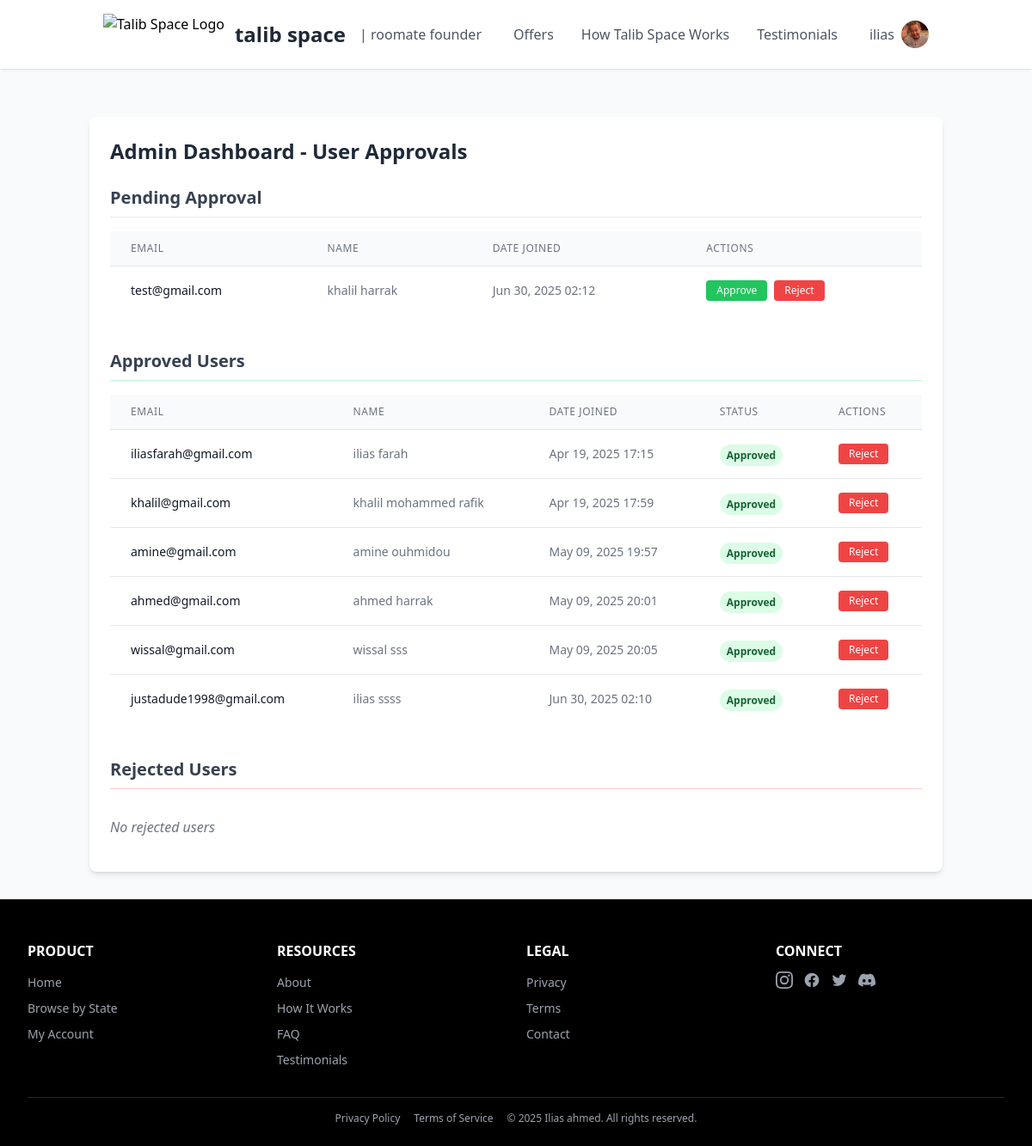
/settings/ (signed in), run on the app's committed database.
### authuser/models.py (models this page shows, shortened)
class User(AbstractBaseUser, PermissionsMixin):
    STATUS_CHOICES = [
        ('pending', 'Pending'),
        ('approved', 'Approved'),
        ('rejected', 'Rejected'),
    ]
    PROFILE_STATUS_CHOICES = [
        ('looking', 'Looking for offers'),
        ('posting', 'Has posted announcement'),
    ]
    email = models.EmailField(blank=True, default='', unique=True)
    name = models.CharField(max_length=255, blank=True, default='')
    surname = models.CharField(max_length=255, blank=True, default='')
    status = models.CharField(max_length=10, choices=STATUS_CHOICES, default='pending')
    profile_status = models.CharField(max_length=10, choices=PROFILE_STATUS_CHOICES, default='looking')
    is_active = models.BooleanField(default=True)
    is_superuser = models.BooleanField(default=False)
    is_staff = models.BooleanField(default=False)
    date_joined = models.DateTimeField(default=timezone.now)
    last_login = models.DateTimeField(blank=True, null=True)
    profile_picture = models.ImageField(upload_to=user_profile_pic_path, blank=True, null=True)
    description = models.TextField(blank=True, default='')
    objects = CustomUserManager()
    USERNAME_FIELD = 'email'
    EMAIL_FIELD = 'email'
    REQUIRED_FIELDS = ['name', 'surname']

### pages/views.py (the view)
# urls.py: path('settings/', views.settings, name='settings'),
@login_required
@user_passes_test(lambda u: u.is_staff)
def settings(request):
    pending_users = User.objects.filter(status='pending')
    approved_users = User.objects.filter(status='approved')
    rejected_users = User.objects.filter(status='rejected')
    context = {
        'pending_users': pending_users,
        'approved_users': approved_users,
        'rejected_users': rejected_users,
    }
    return render(request, 'dashboard/settings.html', context)

### messaging/context_processors.py (called while the page is built)
def unread_messages(request):
    if request.user.is_authenticated:
        unread_count = Message.objects.filter(
            conversation__participants=request.user,
            is_read=False
        ).exclude(sender=request.user).count()
        return {'unread_message_count': unread_count}
    return {'unread_message_count': 0}

### templates/dashboard/settings.html (shortened to what this page needs)
<!DOCTYPE html>
<html lang="en">
<head>
    <script src="https://cdn.tailwindcss.com"></script>
</head>
<body class="h-full flex flex-col bg-gray-50">
   <nav class="w-full sticky top-0 z-50 bg-white shadow">
    <div class="container mx-auto px-4 sm:px-6 lg:px-8">
        <div class="flex justify-between items-center py-4">
            <div class="flex items-center">
                <a href="{% url 'pages:homepage' %}" class="flex items-center">
                    <img src="https://img.freepik.com/vecteurs-premium/creation-logo-education-scolaire-maison-modele-logo-logement-etudiant_825834-932.jpg"
                        alt="Talib Space Logo" class="h-12 w-auto mr-3">
                    <span class="text-2xl font-extrabold text-gray-800">talib space</span>
                    <span class="ml-4 text-gray-600">| roomate founder</span>
                </a>
            </div>
            <div class="hidden md:flex items-center space-x-8">
                <a href="{% url 'pages:offers' %}" class="text-gray-600 hover:text-blue-500 transition duration-300">Offers</a>
                <a href="{% url 'pages:howworks' %}" class="text-gray-600 hover:text-blue-500 transition duration-300">How Talib Space Works</a>
                <a href="{% url 'pages:testo' %}" class="text-gray-600 hover:text-blue-500 transition duration-300">Testimonials</a>
            </div>
            {% if user.is_authenticated %}
                <div class="flex items-center space-x-4">
                    <div class="relative">
                        <button id="user-menu-button" type="button" class="flex items-center space-x-2 focus:outline-none">
                            <span class="text-gray-600">{{ user.name }}</span>
                            <div class="w-8 h-8 rounded-full bg-gray-200 flex items-center justify-center overflow-hidden">
                                {% if user.profile_picture %}
                                    <img src="{{ user.profile_picture.url }}" alt="Profile Photo" class="w-full h-full object-cover">
                                {% else %}
                                    <svg xmlns="http://www.w3.org/2000/svg" class="h-5 w-5 text-gray-500" viewBox="0 0 20 20" fill="currentColor">
                                        <path fill-rule="evenodd" d="M10 9a3 3 0 100-6 3 3 0 000 6zm-7 9a7 7 0 1114 0H3z" clip-rule="evenodd" />
                                    </svg>
                                {% endif %}
                            </div>
                        </button>
                    </div>
                </div>
            {% endif %}
        </div>
    </div>
</nav>
<main class="container mx-auto px-4 py-8">
<br>
  <div class="bg-white rounded-lg shadow-md p-6">
    <h2 class="text-2xl font-bold text-gray-800 mb-6">Admin Dashboard - User Approvals</h2>
    <div class="mb-10">
      <h3 class="text-xl font-semibold text-gray-700 mb-4 pb-2 border-b border-gray-200">Pending Approval</h3>
      {% if pending_users %}
      <div class="overflow-x-auto">
        <table class="min-w-full divide-y divide-gray-200">
          <thead class="bg-gray-50">
            <tr>
              <th scope="col" class="px-6 py-3 text-left text-xs font-medium text-gray-500 uppercase tracking-wider">Email</th>
              <th scope="col" class="px-6 py-3 text-left text-xs font-medium text-gray-500 uppercase tracking-wider">Name</th>
              <th scope="col" class="px-6 py-3 text-left text-xs font-medium text-gray-500 uppercase tracking-wider">Date Joined</th>
              <th scope="col" class="px-6 py-3 text-left text-xs font-medium text-gray-500 uppercase tracking-wider">Actions</th>
            </tr>
          </thead>
          <tbody class="bg-white divide-y divide-gray-200">
            {% for user in pending_users %}
            <tr class="hover:bg-gray-50 transition-colors">
              <td class="px-6 py-4 whitespace-nowrap text-sm font-medium text-gray-900">{{ user.email }}</td>
              <td class="px-6 py-4 whitespace-nowrap text-sm text-gray-500">{{ user.name }} {{ user.surname }}</td>
              <td class="px-6 py-4 whitespace-nowrap text-sm text-gray-500">{{ user.date_joined|date:"M d, Y H:i" }}</td>
              <td class="px-6 py-4 whitespace-nowrap text-sm text-gray-500">
                <div class="flex space-x-2">
                  <form method="post" action="{% url 'pages:approve_user' user.id %}" class="inline">
                    <button type="submit" class="px-3 py-1 bg-green-500 text-white text-xs rounded hover:bg-green-600 transition-colors">Approve</button>
                  </form>
                  <form method="post" action="{% url 'pages:reject_user' user.id %}" class="inline">
                    <button type="submit" class="px-3 py-1 bg-red-500 text-white text-xs rounded hover:bg-red-600 transition-colors">Reject</button>
                  </form>
                </div>
              </td>
            </tr>
            {% endfor %}
          </tbody>
        </table>
      </div>
      {% else %}
      <p class="text-gray-500 italic py-4">No users pending approval</p>
      {% endif %}
    </div>
    <div class="mb-10">
      <h3 class="text-xl font-semibold text-gray-700 mb-4 pb-2 border-b border-green-200">Approved Users</h3>
      {% if approved_users %}
      <div class="overflow-x-auto">
        <table class="min-w-full divide-y divide-gray-200">
          <thead class="bg-gray-50">
            <tr>
              <th scope="col" class="px-6 py-3 text-left text-xs font-medium text-gray-500 uppercase tracking-wider">Email</th>
              <th scope="col" class="px-6 py-3 text-left text-xs font-medium text-gray-500 uppercase tracking-wider">Name</th>
              <th scope="col" class="px-6 py-3 text-left text-xs font-medium text-gray-500 uppercase tracking-wider">Date Joined</th>
              <th scope="col" class="px-6 py-3 text-left text-xs font-medium text-gray-500 uppercase tracking-wider">Status</th>
              <th scope="col" class="px-6 py-3 text-left text-xs font-medium text-gray-500 uppercase tracking-wider">actions</th>
            </tr>
          </thead>
          <tbody class="bg-white divide-y divide-gray-200">
            {% for user in approved_users %}
            <tr class="hover:bg-gray-50 transition-colors">
              <td class="px-6 py-4 whitespace-nowrap text-sm font-medium text-gray-900">{{ user.email }}</td>
              <td class="px-6 py-4 whitespace-nowrap text-sm text-gray-500">{{ user.name }} {{ user.surname }}</td>
              <td class="px-6 py-4 whitespace-nowrap text-sm text-gray-500">{{ user.date_joined|date:"M d, Y H:i" }}</td>
              <td class="px-6 py-4 whitespace-nowrap">
                <span class="px-2 py-1 text-xs font-semibold rounded-full bg-green-100 text-green-800">Approved</span>
              </td>
              <td class="px-6 py-4 whitespace-nowrap text-sm text-gray-500">
                <form method="post" action="{% url 'pages:reject_user' user.id %}" class="inline">
                  <button type="submit" class="px-3 py-1 bg-red-500 text-white text-xs rounded hover:bg-red-600 transition-colors">Reject</button>
                </form>
              </td>
            </tr>
            {% endfor %}
          </tbody>
        </table>
      </div>
      {% else %}
      <p class="text-gray-500 italic py-4">No approved users</p>
      {% endif %}
    </div>
    <div>
      <h3 class="text-xl font-semibold text-gray-700 mb-4 pb-2 border-b border-red-200">Rejected Users</h3>
      {% if rejected_users %}
      <div class="overflow-x-auto">
        <table class="min-w-full divide-y divide-gray-200">
          <thead class="bg-gray-50">
            <tr>
              <th scope="col" class="px-6 py-3 text-left text-xs font-medium text-gray-500 uppercase tracking-wider">Email</th>
              <th scope="col" class="px-6 py-3 text-left text-xs font-medium text-gray-500 uppercase tracking-wider">Name</th>
              <th scope="col" class="px-6 py-3 text-left text-xs font-medium text-gray-500 uppercase tracking-wider">Date Joined</th>
              <th scope="col" class="px-6 py-3 text-left text-xs font-medium text-gray-500 uppercase tracking-wider">Status</th>
            </tr>
          </thead>
          <tbody class="bg-white divide-y divide-gray-200">
            {% for user in rejected_users %}
            <tr class="hover:bg-gray-50 transition-colors">
              <td class="px-6 py-4 whitespace-nowrap text-sm font-medium text-gray-900">{{ user.email }}</td>
              <td class="px-6 py-4 whitespace-nowrap text-sm text-gray-500">{{ user.name }} {{ user.surname }}</td>
              <td class="px-6 py-4 whitespace-nowrap text-sm text-gray-500">{{ user.date_joined|date:"M d, Y H:i" }}</td>
              <td class="px-6 py-4 whitespace-nowrap text-sm text-gray-500">
                <form method="post" action="{% url 'approve_user' user.id %}" class="inline">
                  {% csrf_token %}
                  <button type="submit" class="px-3 py-1 bg-green-500 text-white text-xs rounded hover:bg-green-600 transition-colors">Re-approve</button>
                </form>
              </td>
            </tr>
            {% endfor %}
          </tbody>
        </table>
      </div>
      {% else %}
      <p class="text-gray-500 italic py-4">No rejected users</p>
      {% endif %}
    </div>
  </div>
</main>
 <footer class="bg-black text-white pt-12 pb-6 px-4 sm:px-6 lg:px-8">
            <div class="max-w-7xl mx-auto">
              <div class="grid grid-cols-1 md:grid-cols-3 lg:grid-cols-4 gap-6 mb-8">
                <div>
                  <h3 class="text-base font-semibold mb-3">PRODUCT</h3>
                  <ul class="space-y-1.5">
                    <li><a href="#" class="text-gray-400 hover:text-white transition text-sm">Home</a></li>
                    <li><a href="#" class="text-gray-400 hover:text-white transition text-sm">Browse by State</a></li>
                    <li><a href="#" class="text-gray-400 hover:text-white transition text-sm">My Account</a></li>
                  </ul>
                </div>
                <div>
                  <h3 class="text-base font-semibold mb-3">RESOURCES</h3>
                  <ul class="space-y-1.5">
                    <li><a href="#" class="text-gray-400 hover:text-white transition text-sm">About</a></li>
                    <li><a href="#" class="text-gray-400 hover:text-white transition text-sm">How It Works</a></li>
                    <li><a href="#" class="text-gray-400 hover:text-white transition text-sm">FAQ</a></li>
                    <li><a href="#" class="text-gray-400 hover:text-white transition text-sm">Testimonials</a></li>
                  </ul>
                </div>
                <div>
                  <h3 class="text-base font-semibold mb-3">LEGAL</h3>
                  <ul class="space-y-1.5">
                    <li><a href="#" class="text-gray-400 hover:text-white transition text-sm">Privacy</a></li>
                    <li><a href="#" class="text-gray-400 hover:text-white transition text-sm">Terms</a></li>
                    <li><a href="{% url 'contact:contact' %}" class="text-gray-400 hover:text-white transition text-sm">Contact</a></li>
                  </ul>
                </div>
                <div>
                  <h3 class="text-base font-semibold mb-3">CONNECT</h3>
                  <div class="flex space-x-3">
                    <a href="#" class="text-gray-400 hover:text-white transition">
                    </a>
                    <a href="#" class="text-gray-400 hover:text-white transition">
                    </a>
                    <a href="#" class="text-gray-400 hover:text-white transition">
                    </a>
                    <a href="#" class="text-gray-400 hover:text-white transition">
                    </a>
                  </div>
                </div>
              </div>
              <div class="border-t border-gray-800 pt-4 text-center text-gray-400 text-xs">
                <div class="flex flex-col md:flex-row justify-center items-center space-y-1 md:space-y-0 md:space-x-4">
                  <a href="#" class="hover:text-white transition">Privacy Policy</a>
                  <a href="#" class="hover:text-white transition">Terms of Service</a>
                  <span>© 2025 Ilias ahmed. All rights reserved.</span>
                </div>
              </div>
            </div>
          </footer>
</body>
</html>

### data on the page
User: name "ilias", profile_picture (picture), email "iliasfarah@gmail.com", surname "farah", date_joined "Apr 19, 2025 17:15"
User: email "test@gmail.com", name "khalil", surname "harrak", date_joined "Jun 30, 2025 02:12"
User: email "khalil@gmail.com", name "khalil", surname "mohammed rafik", date_joined "Apr 19, 2025 17:59"
User: email "amine@gmail.com", name "amine", surname "ouhmidou", date_joined "May 09, 2025 19:57"
User: email "ahmed@gmail.com", name "ahmed", surname "harrak", date_joined "May 09, 2025 20:01"
User: email "wissal@gmail.com", name "wissal", surname "sss", date_joined "May 09, 2025 20:05"
User: email "justadude1998@gmail.com", name "ilias", surname "ssss", date_joined "Jun 30, 2025 02:10"
